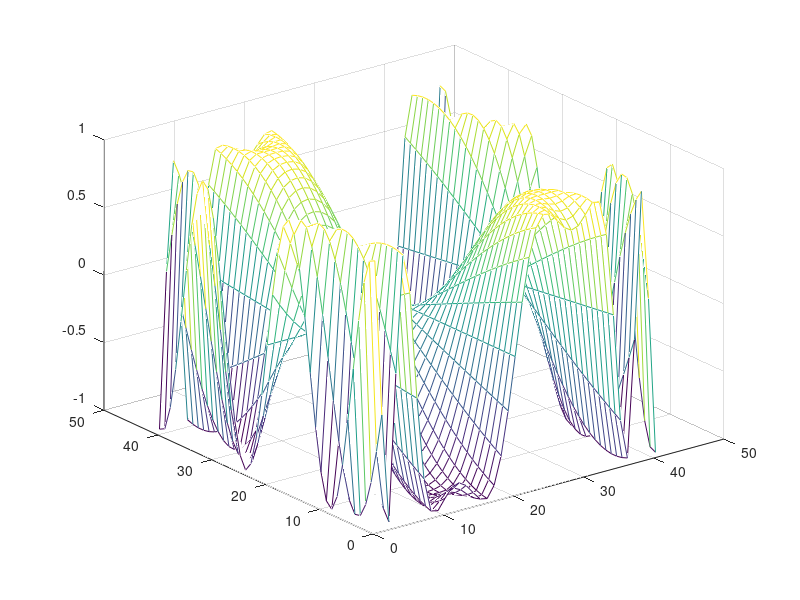

Recreate this plot in MATLAB.
#pkg load symbolic  % Load the symbolic package

#syms x;  % Define symbolic variable


#x = 25
#pretty(ans)

% comment
# comment

##f = x * sin(x)
##f1 = diff(f)
##f2 = diff(f,2)
#F = int(f)

#disp(F);  % Display the result

#i = int(f,0,pi)

# basic commands using arrays

x = -2:.1:2

f = inline('x.^3 - 2*x','x') # defining function
y = f(x) # applying function on above array
plot(x,y,'r-')

x1 = -2:0.05:2;
y1 = x1
z = sin(x'*y);
mesh(z)

A = [1 2 3; 4 5 6; 7 8 10]
C = [1 2; 3 4;5 6]
A*C

b = [ 1 2 3]',A\b




